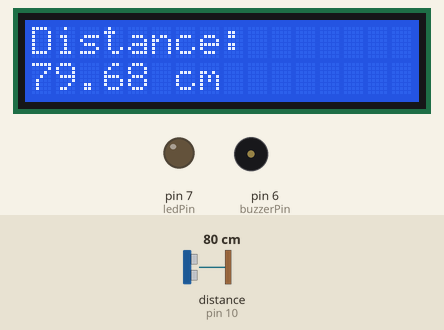
Recording of a sketch running on a simulated Arduino Uno, built with avr-gcc and run on an emulated ATmega328P. Shown: 16×2 character LCD, output pins drawn as LEDs (lit = HIGH), buzzer (waves = sounding, pin HIGH). Wiring (inferred from the names in the program): ultrasonic range finder: trigger pin 9; echo pin 10. The inputs (shaded band) are chosen by the test bench; at power-on: distance to the obstacle (sensor on pin 10) 80 cm. The echo pulse lasts 58.3 µs per cm; pins used as bus, display or sensor lines are not drawn.

Above: at 1.2 s.
1.3 s: distance to the obstacle (sensor on pin 10) set to 2 cm
At 1.82 s:
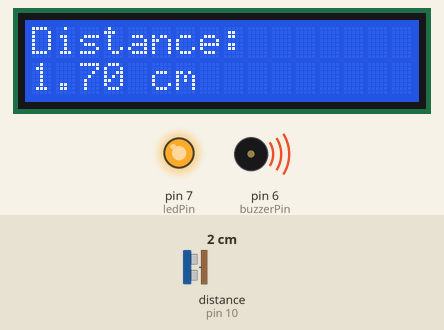
3.4 s: distance to the obstacle (sensor on pin 10) set to 18 cm
At 5.0 s:
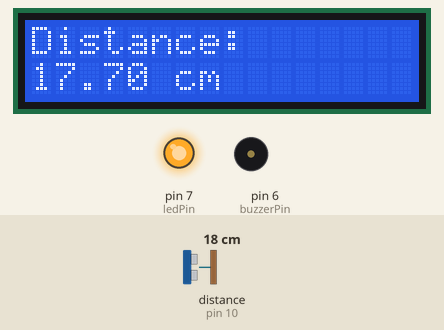
5.5 s: distance to the obstacle (sensor on pin 10) set to 4 cm
At 5.95 s:
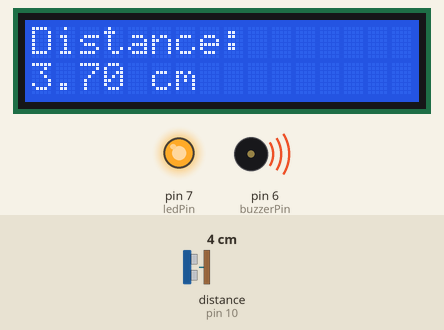
Timing chart, 0 to 8.5 s (numbered marks = the images above; inputs shaded):
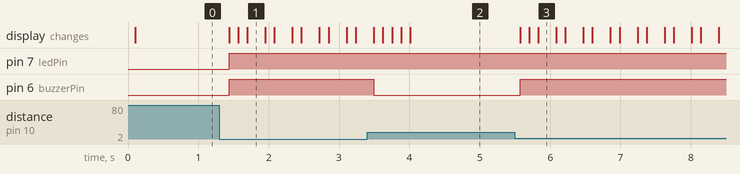

Measured:
- after the input at 1.3 s, pin 7 (ledPin), pin 6 (buzzerPin): LOW → HIGH after 0.14 s; the display: changes after 0.14 s (image 1)
- after the input at 3.4 s, pin 6 (buzzerPin): HIGH → LOW after 0.09 s; the display: first changes after 0.09 s (image 2 shows a later state)
- after the input at 5.5 s, pin 6 (buzzerPin): LOW → HIGH after 0.07 s; the display: first changes after 0.07 s (image 3 shows a later state)

The sketch:

Obstacle_distance_measurement.ino
```cpp
#include <Wire.h>
#include <LiquidCrystal_I2C.h>

LiquidCrystal_I2C lcd(0x27, 16, 2);

int trigPin = 9;
int echoPin = 10;
int ledPin = 7;
int buzzerPin = 6;

long duration;
float distance;

void setup()
{
  pinMode(trigPin, OUTPUT);
  pinMode(echoPin, INPUT);

  pinMode(ledPin, OUTPUT);
  pinMode(buzzerPin, OUTPUT);

  lcd.init();
  lcd.backlight();

  lcd.setCursor(0, 0);
  lcd.print("Distance:");
}

void loop()
{
  // Send ultrasonic pulse
  digitalWrite(trigPin, LOW);
  delayMicroseconds(2);

  digitalWrite(trigPin, HIGH);
  delayMicroseconds(10);

  digitalWrite(trigPin, LOW);

  // Measure ECHO time
  duration = pulseIn(echoPin, HIGH);

  // Calculate distance in cm
  distance = duration * 0.0343 / 2;

  // Display distance
  lcd.setCursor(0, 0);
  lcd.print("Distance:       ");

  lcd.setCursor(0, 1);
  lcd.print(distance);
  lcd.print(" cm     ");

  // LED and buzzer
  if (distance < 10)
  {
    digitalWrite(ledPin, HIGH);
    digitalWrite(buzzerPin, HIGH);
  }
  else if (distance < 30)
  {
    digitalWrite(ledPin, HIGH);
    digitalWrite(buzzerPin, LOW);
  }
  else
  {
    digitalWrite(ledPin, LOW);
    digitalWrite(buzzerPin, LOW);
  }

  delay(100);
}
```
